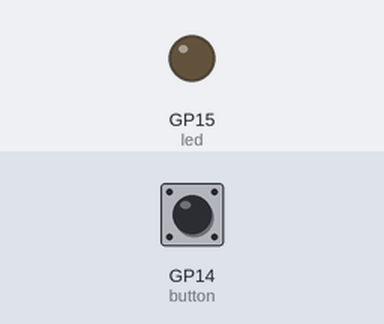
Recording of a program running on a simulated Raspberry Pi Pico running MicroPython. On the bench: output pins drawn as LEDs (lit = HIGH). The inputs (shaded band) are chosen by the test bench; at power-on: GP14 (button) LOW.

Above: at 1.2 s.
1.3 s: GP14 (button) pulled HIGH for 0.15 s
At 2.1 s:
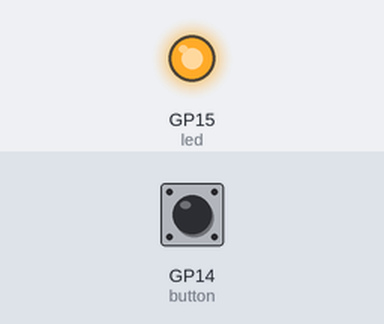
2.9 s: GP14 (button) pulled HIGH for 1 s
At 3.2 s:
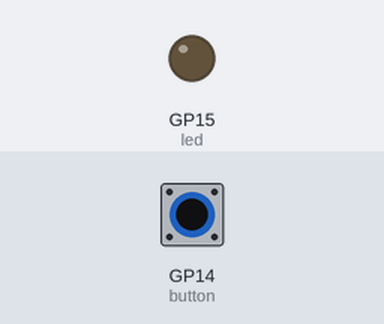
5.4 s: GP14 (button) pulled HIGH for 3.2 s
At 6.6 s:
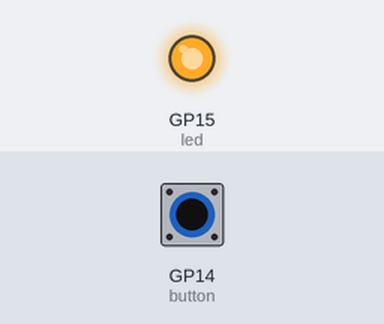
Timing chart, 0 to 8.4 s (numbered marks = the images above; inputs shaded):
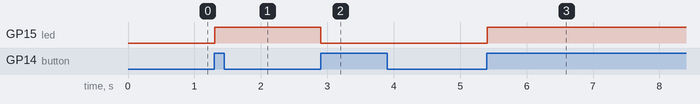

The program:

002_button.py
```python
from machine import Pin
from time import sleep

LED_PIN = 15
BUTTON_PIN = 14

led = Pin(LED_PIN, Pin.OUT)
button = Pin(BUTTON_PIN, Pin.IN)
button_pressed = False

while True:
    if button.value():
        if not button_pressed:
            led.value(not led.value())
            button_pressed = True
    else:
        button_pressed = False
    sleep(0.01)
```

Measured:
- after the input at 1.3 s, GP15 (led): LOW → HIGH at once
- after the input at 2.9 s, GP15 (led): HIGH → LOW at once
- after the input at 5.4 s, GP15 (led): LOW → HIGH at once
